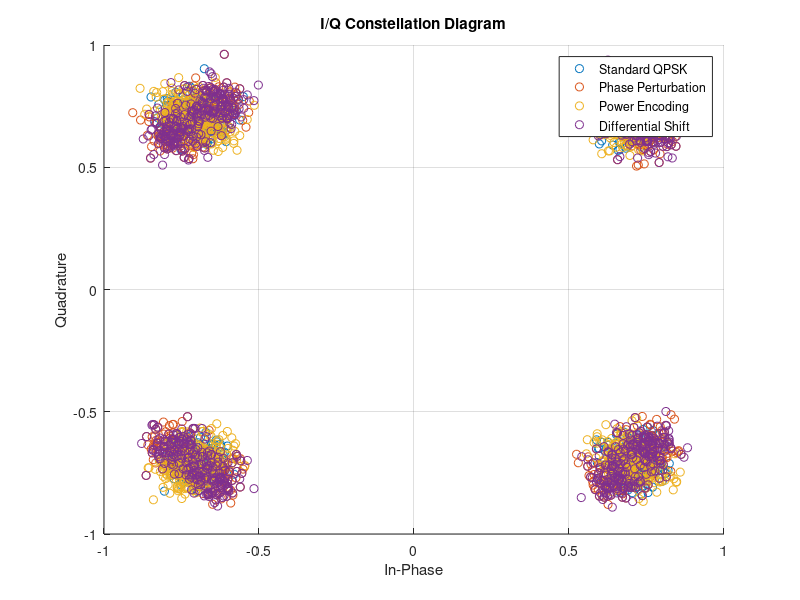

Source code (MATLAB): (Note: this script raises an error after producing the figure.)
% MATLAB Simulation of Hidden Bit Encoding in QPSK
% Simulates three methods: Phase Perturbation, Power Level Encoding, and Differential Phase Shift

clear; clc; close all;
tic
%% Simulation Parameters
N = 1e5; % Number of symbols
EbN0_dB = 0:2:20; % SNR range in dB
M = 4; % QPSK

% Phase Perturbation Parameters
delta_theta = pi/36; % Small phase perturbation

% Power Level Encoding Parameters
delta_A = 0.05; % Small amplitude variation

% Differential Phase Shift Parameters
delta_phi = pi/36;

% Adjustable Parameters
operating_frequency = 8.2e9; % Operating frequency in Hz (e.g., 2.4 GHz)
channel_bandwidth = 100e6; % Channel bandwidth in Hz (e.g., 20 MHz)
FEC_coding_rate = 3/4; % Forward Error Correction rate

% Compute Spectral Efficiency
modulation_order = log2(M); % Bits per symbol
spectral_efficiency = (modulation_order * FEC_coding_rate) / (channel_bandwidth/1e6); % bps/Hz

BER_standard = zeros(size(EbN0_dB));
BER_hidden_phase = zeros(size(EbN0_dB));
BER_hidden_power = zeros(size(EbN0_dB));
BER_hidden_diff = zeros(size(EbN0_dB));

for i = 1:length(EbN0_dB)
    EbN0 = 10^(EbN0_dB(i)/10);
    noise_var = 1/(4*EbN0);
    
    %% Standard QPSK Modulation
    bits = randi([0 1], N*2, 1); 
    symbols = (1-2*bits(1:2:end)) + 1j*(1-2*bits(2:2:end));
    symbols = symbols / sqrt(2);
    
    %% Phase Perturbation Encoding
    hidden_bits_phase = randi([0 1], N, 1);
    perturbation = (hidden_bits_phase * 2 - 1) * delta_theta;
    symbols_phase = symbols .* exp(1j * perturbation);
    
    %% Power Level Encoding
    hidden_bits_power = randi([0 1], N, 1);
    amplitude_variation = 1 + (hidden_bits_power * 2 - 1) * delta_A;
    symbols_power = symbols .* amplitude_variation;
    
    %% Differential Phase Shift Encoding
    hidden_bits_diff = randi([0 1], N, 1);
    diff_shift = (hidden_bits_diff * 2 - 1) * delta_phi;
    symbols_diff = symbols .* exp(1j * diff_shift);
    
    %% Add Noise
    noise = sqrt(noise_var) * (randn(N, 1) + 1j * randn(N, 1));
    received_standard = symbols + noise;
    received_phase = symbols_phase + noise;
    received_power = symbols_power + noise;
    received_diff = symbols_diff + noise;
end

%% Plot I/Q Constellation with EVM Calculation
figure;
scatter(real(received_standard(1:1000)), imag(received_standard(1:1000)), 'k.'); hold on;
scatter(real(received_phase(1:1000)), imag(received_phase(1:1000)), 'r.');
scatter(real(received_power(1:1000)), imag(received_power(1:1000)), 'b.');
scatter(real(received_diff(1:1000)), imag(received_diff(1:1000)), 'g.');
grid on;
legend('Standard QPSK', 'Phase Perturbation', 'Power Encoding', 'Differential Shift');
title('I/Q Constellation Diagram');
xlabel('In-Phase'); ylabel('Quadrature');

% Compute EVM
EVM_standard = sqrt(mean(abs(received_standard - symbols).^2)) / mean(abs(symbols)) * 100;
EVM_phase = sqrt(mean(abs(received_phase - symbols).^2)) / mean(abs(symbols)) * 100;
EVM_power = sqrt(mean(abs(received_power - symbols).^2)) / mean(abs(symbols)) * 100;
EVM_diff = sqrt(mean(abs(received_diff - symbols).^2)) / mean(abs(symbols)) * 100;

%% Display Spectral Efficiency
fprintf('Operating Frequency: %.2f GHz\n', operating_frequency/1e9);
fprintf('Channel Bandwidth: %.2f MHz\n', channel_bandwidth/1e6);
fprintf('FEC Coding Rate: %.2f\n', FEC_coding_rate);
fprintf('Spectral Efficiency: %.2f bps/Hz\n', spectral_efficiency);

%% Compute and Plot PSD
figure;
pwelch(received_standard, [], [], [], 'centered'); hold on;
pwelch(received_phase, [], [], [], 'centered');
pwelch(received_power, [], [], [], 'centered');
pwelch(received_diff, [], [], [], 'centered');
grid on;
legend('Standard QPSK', 'Phase Perturbation', 'Power Encoding', 'Differential Shift');
title('Power Spectral Density (PSD)');
xlabel('Frequency'); ylabel('Power/Frequency (dB/Hz)');

toc